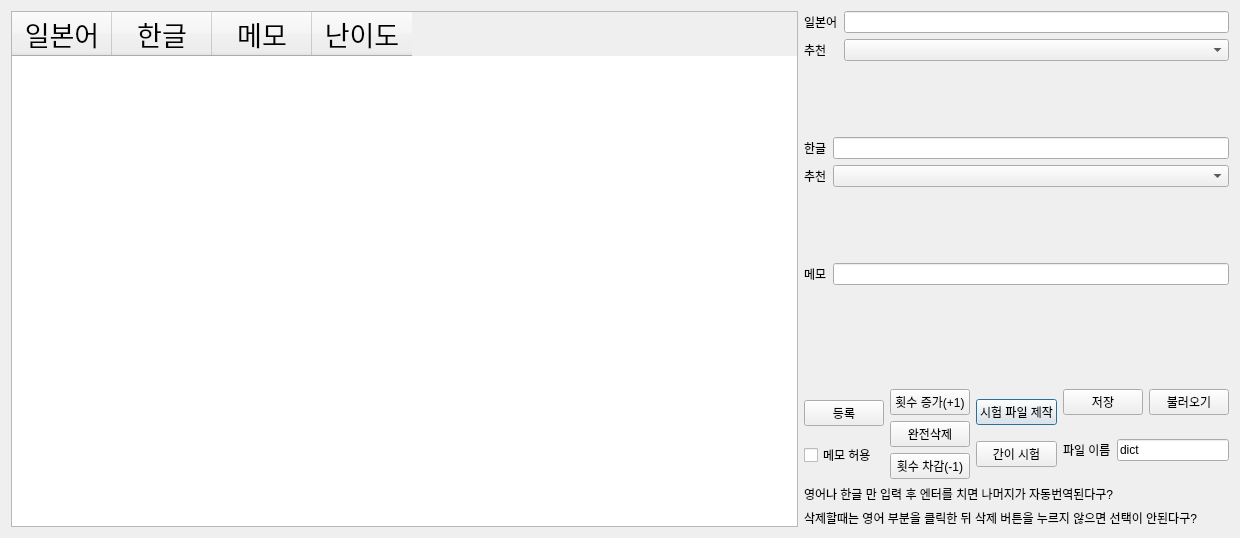
<?xml version="1.0" encoding="UTF-8"?>
<ui version="4.0">
 <class>Dialog</class>
 <widget class="QDialog" name="Dialog">
  <property name="geometry">
   <rect>
    <x>0</x>
    <y>0</y>
    <width>1240</width>
    <height>538</height>
   </rect>
  </property>
  <property name="sizePolicy">
   <sizepolicy hsizetype="Preferred" vsizetype="Maximum">
    <horstretch>0</horstretch>
    <verstretch>0</verstretch>
   </sizepolicy>
  </property>
  <property name="windowTitle">
   <string>Dialog</string>
  </property>
  <layout class="QGridLayout" name="gridLayout_6">
   <item row="0" column="0">
    <layout class="QGridLayout" name="gridLayout_2">
     <item row="0" column="1">
      <layout class="QFormLayout" name="formLayout_3">
       <item row="0" column="0">
        <widget class="QLabel" name="label">
         <property name="text">
          <string>일본어</string>
         </property>
        </widget>
       </item>
       <item row="1" column="0">
        <widget class="QLabel" name="label_2">
         <property name="text">
          <string>추천</string>
         </property>
        </widget>
       </item>
       <item row="0" column="1">
        <widget class="QLineEdit" name="TypeEng">
         <property name="sizePolicy">
          <sizepolicy hsizetype="Minimum" vsizetype="Fixed">
           <horstretch>0</horstretch>
           <verstretch>0</verstretch>
          </sizepolicy>
         </property>
        </widget>
       </item>
       <item row="1" column="1">
        <widget class="QComboBox" name="osusumeeng">
         <property name="sizePolicy">
          <sizepolicy hsizetype="Minimum" vsizetype="Fixed">
           <horstretch>0</horstretch>
           <verstretch>0</verstretch>
          </sizepolicy>
         </property>
        </widget>
       </item>
      </layout>
     </item>
     <item row="1" column="1">
      <layout class="QFormLayout" name="formLayout">
       <property name="sizeConstraint">
        <enum>QLayout::SetMaximumSize</enum>
       </property>
       <item row="0" column="0">
        <widget class="QLabel" name="label_3">
         <property name="text">
          <string>한글</string>
         </property>
        </widget>
       </item>
       <item row="1" column="0">
        <widget class="QLabel" name="label_4">
         <property name="text">
          <string>추천</string>
         </property>
        </widget>
       </item>
       <item row="0" column="1">
        <widget class="QLineEdit" name="TypeKor">
         <property name="sizePolicy">
          <sizepolicy hsizetype="Minimum" vsizetype="Fixed">
           <horstretch>0</horstretch>
           <verstretch>0</verstretch>
          </sizepolicy>
         </property>
        </widget>
       </item>
       <item row="1" column="1">
        <widget class="QComboBox" name="osusumekor">
         <property name="sizePolicy">
          <sizepolicy hsizetype="Minimum" vsizetype="Fixed">
           <horstretch>0</horstretch>
           <verstretch>0</verstretch>
          </sizepolicy>
         </property>
        </widget>
       </item>
      </layout>
     </item>
     <item row="0" column="0" rowspan="4">
      <widget class="QTableWidget" name="DictList">
       <property name="sizePolicy">
        <sizepolicy hsizetype="Expanding" vsizetype="Expanding">
         <horstretch>0</horstretch>
         <verstretch>0</verstretch>
        </sizepolicy>
       </property>
       <property name="sizeIncrement">
        <size>
         <width>0</width>
         <height>0</height>
        </size>
       </property>
       <property name="font">
        <font>
         <family>Mamelon 5 Hi</family>
         <pointsize>20</pointsize>
        </font>
       </property>
       <property name="rowCount">
        <number>0</number>
       </property>
       <property name="columnCount">
        <number>4</number>
       </property>
       <attribute name="horizontalHeaderCascadingSectionResizes">
        <bool>false</bool>
       </attribute>
       <column>
        <property name="text">
         <string>일본어</string>
        </property>
       </column>
       <column>
        <property name="text">
         <string>한글</string>
        </property>
       </column>
       <column>
        <property name="text">
         <string>메모</string>
        </property>
       </column>
       <column>
        <property name="text">
         <string>난이도</string>
        </property>
       </column>
      </widget>
     </item>
     <item row="3" column="1">
      <layout class="QGridLayout" name="gridLayout">
       <item row="3" column="1" colspan="5">
        <widget class="QLabel" name="oioi">
         <property name="text">
          <string>삭제할때는 영어 부분을 클릭한 뒤 삭제 버튼을 누르지 않으면 선택이 안된다구?</string>
         </property>
        </widget>
       </item>
       <item row="0" column="3" rowspan="2">
        <layout class="QGridLayout" name="gridLayout_4">
         <item row="0" column="0">
          <widget class="QPushButton" name="test">
           <property name="text">
            <string>시험 파일 제작</string>
           </property>
          </widget>
         </item>
         <item row="1" column="0">
          <widget class="QPushButton" name="temptest">
           <property name="text">
            <string>간이 시험</string>
           </property>
          </widget>
         </item>
        </layout>
       </item>
       <item row="1" column="4" colspan="2">
        <layout class="QFormLayout" name="formLayout_4">
         <property name="formAlignment">
          <set>Qt::AlignLeading|Qt::AlignLeft|Qt::AlignVCenter</set>
         </property>
         <item row="0" column="1">
          <widget class="QLineEdit" name="filename">
           <property name="text">
            <string>dict</string>
           </property>
          </widget>
         </item>
         <item row="0" column="0">
          <widget class="QLabel" name="label_5">
           <property name="text">
            <string>파일 이름</string>
           </property>
          </widget>
         </item>
        </layout>
       </item>
       <item row="0" column="2" rowspan="2">
        <layout class="QGridLayout" name="gridLayout_3">
         <item row="2" column="0">
          <widget class="QPushButton" name="dell">
           <property name="text">
            <string>완전삭제</string>
           </property>
          </widget>
         </item>
         <item row="4" column="0">
          <widget class="QPushButton" name="minuscount">
           <property name="text">
            <string>횟수 차감(-1)</string>
           </property>
          </widget>
         </item>
         <item row="0" column="0">
          <widget class="QPushButton" name="pluscount">
           <property name="text">
            <string>횟수 증가(+1)</string>
           </property>
          </widget>
         </item>
        </layout>
       </item>
       <item row="0" column="5">
        <widget class="QPushButton" name="Load">
         <property name="text">
          <string>불러오기</string>
         </property>
        </widget>
       </item>
       <item row="0" column="4">
        <widget class="QPushButton" name="Save">
         <property name="text">
          <string>저장</string>
         </property>
        </widget>
       </item>
       <item row="2" column="1" colspan="5">
        <widget class="QLabel" name="label_6">
         <property name="text">
          <string>영어나 한글 만 입력 후 엔터를 치면 나머지가 자동번역된다구?</string>
         </property>
        </widget>
       </item>
       <item row="0" column="1" rowspan="2">
        <layout class="QGridLayout" name="gridLayout_5">
         <item row="0" column="0">
          <widget class="QPushButton" name="go">
           <property name="text">
            <string>등록</string>
           </property>
          </widget>
         </item>
         <item row="1" column="0">
          <widget class="QCheckBox" name="IsMemoEnabled">
           <property name="text">
            <string>메모 허용</string>
           </property>
          </widget>
         </item>
        </layout>
       </item>
      </layout>
     </item>
     <item row="2" column="1">
      <layout class="QFormLayout" name="formLayout_2">
       <item row="0" column="0">
        <widget class="QLabel" name="memo">
         <property name="text">
          <string>메모</string>
         </property>
        </widget>
       </item>
       <item row="0" column="1">
        <widget class="QLineEdit" name="TypeMemo">
         <property name="sizePolicy">
          <sizepolicy hsizetype="Minimum" vsizetype="Fixed">
           <horstretch>0</horstretch>
           <verstretch>0</verstretch>
          </sizepolicy>
         </property>
        </widget>
       </item>
      </layout>
     </item>
    </layout>
   </item>
  </layout>
 </widget>
 <resources/>
 <connections/>
</ui>
